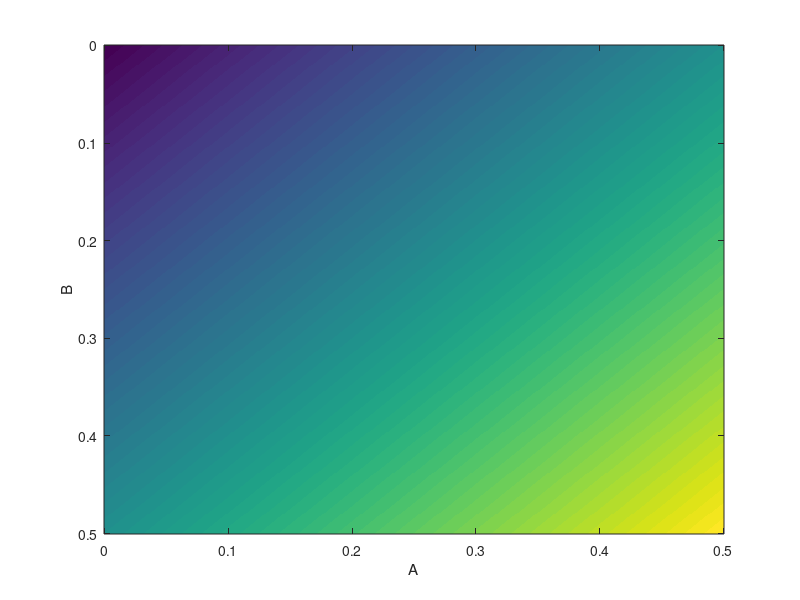

Write MATLAB code to recreate this figure. (Note: this script raises an error after producing the figure.)
% This is for generating figures relevant for rotation talk

close all; clear all;
nbins = 0.0:0.001:0.5;
[X,Y] = meshgrid(nbins',nbins);
lin_model = X + Y;

figure(1),
imagesc([min(nbins) max(nbins)],[min(nbins) max(nbins)], lin_model); 
xlabel('A'); ylabel('B');

nbins1 = nbins;
nbins1(nbins1<0) = 0;
% nbins1 = nbins1.^2;
quad_model = max(sigmoid(repmat(nbins1',[1 numel(nbins1)]),20,0.4),sigmoid(repmat(nbins1,[numel(nbins1) 1]),20,0.4));


figure(2),
imagesc([min(nbins) max(nbins)],[min(nbins) max(nbins)], quad_model); 
xlabel('A'); ylabel('B');

nbins2 = nbins;
nbins2(nbins2<0) = 0;
% nbins2 = nbins2.^(0.5);
% sqrt_model = repmat(nbins2',[1 numel(nbins2)]) + repmat(nbins2,[numel(nbins2) 1]);
sqrt_model = min(sigmoid(repmat(nbins2',[1 numel(nbins2)]),10,0.4),sigmoid(repmat(nbins2,[numel(nbins2) 1]),10,0.4));


figure(3),
imagesc([min(nbins) max(nbins)],[min(nbins) max(nbins)], sqrt_model); 
xlabel('A'); ylabel('B');

figure(4),
imagesc([min(nbins) max(nbins)],[min(nbins) max(nbins)], zeros(size(X))); colormap('gray');
xlabel('A'); ylabel('B');

figure(5),
imagesc([min(nbins) max(nbins)],[min(nbins) max(nbins)], lin_model.^3); 
xlabel('A'); ylabel('B');